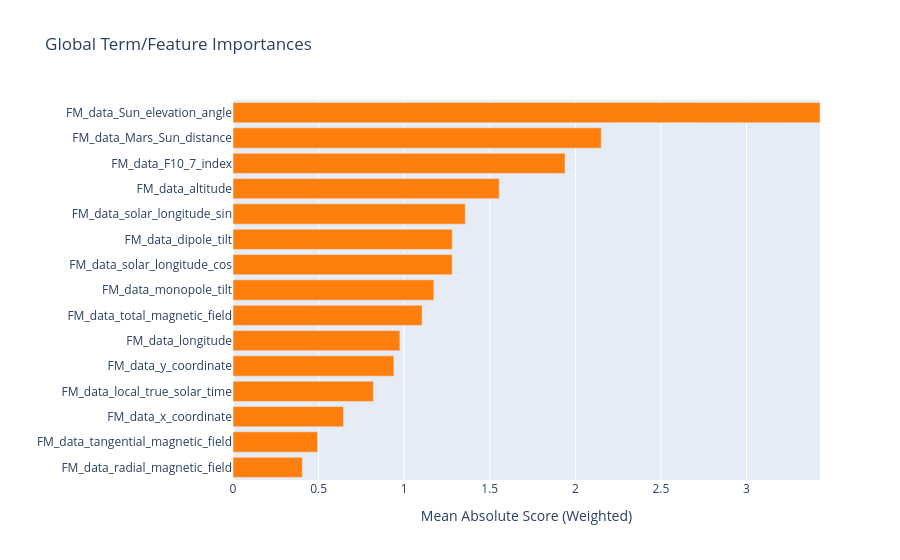

The code cell stored with this chart in its notebook:
### Code cell
# Inject real names into the internal attribute of the loaded model
ebm_model_exp_1.feature_names_ = feature_names

# If there are strings/categories in the dataset, EBM may want to update 
# the display names of the relationships as well. To be safe, let's update this as well:
ebm_model_exp_1.term_names_ = feature_names

# Generates the global explanation (without parameters, it will use the ones just injected)
ebm_global_exp_1 = ebm_model_exp_1.explain_global()

# Chart 1: Global Feature Importance (Summary)
print("Loading Feature Importance Graph...")
fig_summary = ebm_global_exp_1.visualize()  # without inputs it plots global summary
fig_summary.show()

### Figure 1 — Plotly figure (JSON) as saved in the notebook; plotly's stock layout.template omitted (floating-point values rounded to 4 significant figures)
{"data": [{"marker": {"color": ["#ff7f0e", "#ff7f0e", "#ff7f0e", "#ff7f0e", "#ff7f0e", "#ff7f0e", "#ff7f0e", "#ff7f0e", "#ff7f0e", "#ff7f0e", "#ff7f0e", "#ff7f0e", "#ff7f0e", "#ff7f0e", "#ff7f0e"]}, "orientation": "h", "type": "bar", "x": [0.4053, 0.4945, 0.6455, 0.8204, 0.9399, 0.9749, 1.105, 1.173, 1.28, 1.281, 1.357, 1.555, 1.94, 2.151, 3.429], "y": ["FM_data_radial_magnetic_field", "FM_data_tangential_magnetic_field", "FM_data_x_coordinate", "FM_data_local_true_solar_time", "FM_data_y_coordinate", "FM_data_longitude", "FM_data_total_magnetic_field", "FM_data_monopole_tilt", "FM_data_solar_longitude_cos", "FM_data_dipole_tilt", "FM_data_solar_longitude_sin", "FM_data_altitude", "FM_data_F10_7_index", "FM_data_Mars_Sun_distance", "FM_data_Sun_elevation_angle"]}], "layout": {"title": {"text": "Global Term/Feature Importances"}, "xaxis": {"range": [0, 3.429], "title": {"text": "Mean Absolute Score (Weighted)"}}, "yaxis": {"automargin": true, "dtick": 1, "title": {"text": ""}}}}
